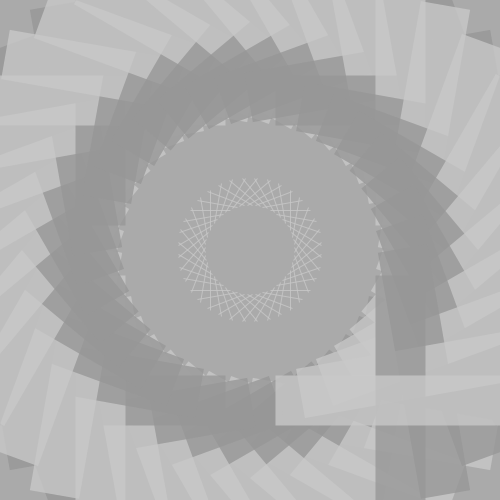
Frame 1 (no input)
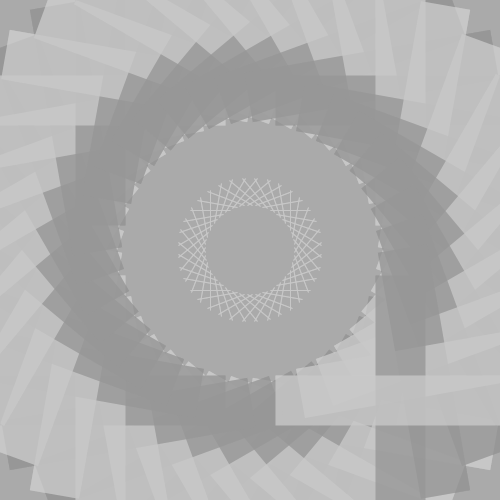
Frame 2 (the mouse pressed at the canvas centre, redrawn once)

The Processing sketch that drew these frames (run headless with seeded random() and noise(); the mouse was pressed at the canvas centre and the sketch redrawn once):

// Processing sketch: processing_82136
// ── processing_82136.pde

void setup (){
  size(500,500);
  background(170);
}

void draw() {

 translate(width/2,height/2);
  for (int i=0;i<360;i+=10) 
  {
    //je fais un + avec de la transparence et des extrémités carrés
    stroke(150,200);
    strokeCap(SQUARE);
    strokeWeight(50);
    rotate(radians(10));
    //ligne verticale
  line(150,25,150,275);
  //ligne horizontale
  stroke(200,200);
  line(25,150,275,150);

  
  //troisième +, plus au centre
  strokeWeight(1);
 line(40,20,40,60);
 line(20,40,60,40);
  }
  noLoop();
}
